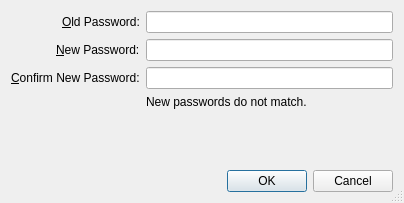
<?xml version="1.0" encoding="UTF-8"?>
<ui version="4.0">
 <class>ChangePasswordDialog</class>
 <widget class="QDialog" name="ChangePasswordDialog">
  <property name="windowModality">
   <enum>Qt::WindowModal</enum>
  </property>
  <property name="geometry">
   <rect>
    <x>0</x>
    <y>0</y>
    <width>404</width>
    <height>203</height>
   </rect>
  </property>
  <property name="windowTitle">
   <string>Change Password</string>
  </property>
  <property name="windowIcon">
   <iconset resource="repatriator.qrc">
    <normaloff>:/general/resource/bug.ico</normaloff>:/general/resource/bug.ico</iconset>
  </property>
  <property name="sizeGripEnabled">
   <bool>true</bool>
  </property>
  <property name="modal">
   <bool>true</bool>
  </property>
  <layout class="QVBoxLayout" name="verticalLayout">
   <item>
    <layout class="QFormLayout" name="formLayout">
     <property name="labelAlignment">
      <set>Qt::AlignRight|Qt::AlignTrailing|Qt::AlignVCenter</set>
     </property>
     <item row="0" column="0">
      <widget class="QLabel" name="label">
       <property name="text">
        <string>&amp;Old Password:</string>
       </property>
       <property name="buddy">
        <cstring>lineEditOldPassword</cstring>
       </property>
      </widget>
     </item>
     <item row="1" column="0">
      <widget class="QLabel" name="label_2">
       <property name="text">
        <string>&amp;New Password:</string>
       </property>
       <property name="buddy">
        <cstring>lineEditNewPassword</cstring>
       </property>
      </widget>
     </item>
     <item row="0" column="1">
      <widget class="QLineEdit" name="lineEditOldPassword">
       <property name="echoMode">
        <enum>QLineEdit::Password</enum>
       </property>
      </widget>
     </item>
     <item row="1" column="1">
      <widget class="QLineEdit" name="lineEditNewPassword">
       <property name="echoMode">
        <enum>QLineEdit::Password</enum>
       </property>
      </widget>
     </item>
     <item row="2" column="0">
      <widget class="QLabel" name="label_3">
       <property name="text">
        <string>&amp;Confirm New Password:</string>
       </property>
       <property name="buddy">
        <cstring>lineEditConfirmNew</cstring>
       </property>
      </widget>
     </item>
     <item row="2" column="1">
      <widget class="QLineEdit" name="lineEditConfirmNew">
       <property name="echoMode">
        <enum>QLineEdit::Password</enum>
       </property>
      </widget>
     </item>
     <item row="3" column="1">
      <widget class="QLabel" name="labelConfirmMatch">
       <property name="text">
        <string>New passwords do not match.</string>
       </property>
      </widget>
     </item>
    </layout>
   </item>
   <item>
    <widget class="QDialogButtonBox" name="buttonBox">
     <property name="orientation">
      <enum>Qt::Horizontal</enum>
     </property>
     <property name="standardButtons">
      <set>QDialogButtonBox::Cancel|QDialogButtonBox::Ok</set>
     </property>
    </widget>
   </item>
  </layout>
 </widget>
 <resources>
  <include location="repatriator.qrc"/>
 </resources>
 <connections>
  <connection>
   <sender>buttonBox</sender>
   <signal>accepted()</signal>
   <receiver>ChangePasswordDialog</receiver>
   <slot>accept()</slot>
   <hints>
    <hint type="sourcelabel">
     <x>248</x>
     <y>254</y>
    </hint>
    <hint type="destinationlabel">
     <x>157</x>
     <y>274</y>
    </hint>
   </hints>
  </connection>
  <connection>
   <sender>buttonBox</sender>
   <signal>rejected()</signal>
   <receiver>ChangePasswordDialog</receiver>
   <slot>reject()</slot>
   <hints>
    <hint type="sourcelabel">
     <x>316</x>
     <y>260</y>
    </hint>
    <hint type="destinationlabel">
     <x>286</x>
     <y>274</y>
    </hint>
   </hints>
  </connection>
 </connections>
</ui>
